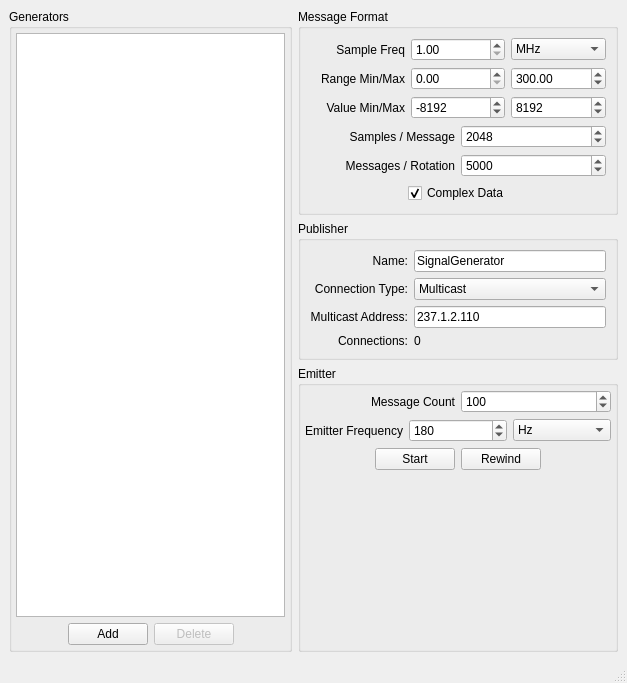
<ui version="4.0" >
 <class>MainWindow</class>
 <widget class="QMainWindow" name="MainWindow" >
  <property name="geometry" >
   <rect>
    <x>0</x>
    <y>0</y>
    <width>627</width>
    <height>683</height>
   </rect>
  </property>
  <property name="windowTitle" >
   <string>MainWindow</string>
  </property>
  <widget class="QWidget" name="centralwidget" >
   <layout class="QHBoxLayout" >
    <item>
     <widget class="QGroupBox" name="groupBox" >
      <property name="sizePolicy" >
       <sizepolicy vsizetype="Preferred" hsizetype="Preferred" >
        <horstretch>1</horstretch>
        <verstretch>1</verstretch>
       </sizepolicy>
      </property>
      <property name="title" >
       <string>Generators</string>
      </property>
      <layout class="QVBoxLayout" >
       <property name="leftMargin" >
        <number>4</number>
       </property>
       <property name="topMargin" >
        <number>4</number>
       </property>
       <property name="rightMargin" >
        <number>4</number>
       </property>
       <property name="bottomMargin" >
        <number>4</number>
       </property>
       <item>
        <widget class="QListView" name="generators_" />
       </item>
       <item>
        <layout class="QHBoxLayout" >
         <item>
          <spacer>
           <property name="orientation" >
            <enum>Qt::Horizontal</enum>
           </property>
           <property name="sizeHint" >
            <size>
             <width>40</width>
             <height>20</height>
            </size>
           </property>
          </spacer>
         </item>
         <item>
          <widget class="QPushButton" name="addGenerator_" >
           <property name="text" >
            <string>Add</string>
           </property>
          </widget>
         </item>
         <item>
          <widget class="QPushButton" name="removeGenerator_" >
           <property name="enabled" >
            <bool>false</bool>
           </property>
           <property name="text" >
            <string>Delete</string>
           </property>
          </widget>
         </item>
         <item>
          <spacer>
           <property name="orientation" >
            <enum>Qt::Horizontal</enum>
           </property>
           <property name="sizeHint" >
            <size>
             <width>40</width>
             <height>20</height>
            </size>
           </property>
          </spacer>
         </item>
        </layout>
       </item>
      </layout>
     </widget>
    </item>
    <item>
     <layout class="QVBoxLayout" >
      <item>
       <widget class="QGroupBox" name="groupBox_2" >
        <property name="sizePolicy" >
         <sizepolicy vsizetype="Preferred" hsizetype="Preferred" >
          <horstretch>0</horstretch>
          <verstretch>0</verstretch>
         </sizepolicy>
        </property>
        <property name="title" >
         <string>Message Format</string>
        </property>
        <layout class="QVBoxLayout" >
         <item>
          <layout class="QHBoxLayout" >
           <item>
            <widget class="QLabel" name="label_3" >
             <property name="text" >
              <string>Sample Freq</string>
             </property>
             <property name="alignment" >
              <set>Qt::AlignRight|Qt::AlignTrailing|Qt::AlignVCenter</set>
             </property>
            </widget>
           </item>
           <item>
            <widget class="QDoubleSpinBox" name="sampleFrequency_" >
          <property name="keyboardTracking" >
           <bool>false</bool>
          </property>
             <property name="minimum" >
              <double>1.000000000000000</double>
             </property>
             <property name="maximum" >
              <double>9999.000000000000000</double>
             </property>
             <property name="value" >
              <double>1.000000000000000</double>
             </property>
            </widget>
           </item>
           <item>
            <widget class="QComboBox" name="sampleFrequencyScale_" >
             <property name="sizePolicy" >
              <sizepolicy vsizetype="Fixed" hsizetype="Preferred" >
               <horstretch>0</horstretch>
               <verstretch>0</verstretch>
              </sizepolicy>
             </property>
             <property name="currentIndex" >
              <number>2</number>
             </property>
             <item>
              <property name="text" >
               <string>Hz</string>
              </property>
             </item>
             <item>
              <property name="text" >
               <string>kHz</string>
              </property>
             </item>
             <item>
              <property name="text" >
               <string>MHz</string>
              </property>
             </item>
             <item>
              <property name="text" >
               <string>GHz</string>
              </property>
             </item>
            </widget>
           </item>
          </layout>
         </item>
         <item>
          <layout class="QHBoxLayout" >
           <item>
            <widget class="QLabel" name="label_8" >
             <property name="text" >
              <string>Range Min/Max</string>
             </property>
             <property name="alignment" >
              <set>Qt::AlignRight|Qt::AlignTrailing|Qt::AlignVCenter</set>
             </property>
            </widget>
           </item>
           <item>
            <widget class="QDoubleSpinBox" name="rangeMin_" >
          <property name="keyboardTracking" >
           <bool>false</bool>
          </property>
             <property name="maximum" >
              <double>1000.000000000000000</double>
             </property>
            </widget>
           </item>
           <item>
            <widget class="QDoubleSpinBox" name="rangeMax_" >
          <property name="keyboardTracking" >
           <bool>false</bool>
          </property>
             <property name="minimum" >
              <double>1.000000000000000</double>
             </property>
             <property name="maximum" >
              <double>1000.000000000000000</double>
             </property>
             <property name="value" >
              <double>300.000000000000000</double>
             </property>
            </widget>
           </item>
          </layout>
         </item>
         <item>
          <layout class="QHBoxLayout" >
           <item>
            <widget class="QLabel" name="label_9" >
             <property name="text" >
              <string>Value Min/Max</string>
             </property>
             <property name="alignment" >
              <set>Qt::AlignRight|Qt::AlignTrailing|Qt::AlignVCenter</set>
             </property>
            </widget>
           </item>
           <item>
            <widget class="QSpinBox" name="valueMin_" >
          <property name="keyboardTracking" >
           <bool>false</bool>
          </property>
             <property name="minimum" >
              <number>-65535</number>
             </property>
             <property name="maximum" >
              <number>65535</number>
             </property>
             <property name="value" >
              <number>-8192</number>
             </property>
            </widget>
           </item>
           <item>
            <widget class="QSpinBox" name="valueMax_" >
          <property name="keyboardTracking" >
           <bool>false</bool>
          </property>
             <property name="minimum" >
              <number>-65535</number>
             </property>
             <property name="maximum" >
              <number>65535</number>
             </property>
             <property name="value" >
              <number>8192</number>
             </property>
            </widget>
           </item>
          </layout>
         </item>
         <item>
          <layout class="QHBoxLayout" >
           <item>
            <widget class="QLabel" name="label_6" >
             <property name="text" >
              <string>Samples / Message</string>
             </property>
             <property name="alignment" >
              <set>Qt::AlignRight|Qt::AlignTrailing|Qt::AlignVCenter</set>
             </property>
            </widget>
           </item>
           <item>
            <widget class="QSpinBox" name="sampleCount_" >
          <property name="keyboardTracking" >
           <bool>false</bool>
          </property>
             <property name="minimum" >
              <number>100</number>
             </property>
             <property name="maximum" >
              <number>10000</number>
             </property>
             <property name="value" >
              <number>2048</number>
             </property>
            </widget>
           </item>
          </layout>
         </item>
         <item>
          <layout class="QHBoxLayout" >
           <item>
            <widget class="QLabel" name="label_7" >
             <property name="text" >
              <string>Messages / Rotation</string>
             </property>
             <property name="alignment" >
              <set>Qt::AlignRight|Qt::AlignTrailing|Qt::AlignVCenter</set>
             </property>
            </widget>
           </item>
           <item>
            <widget class="QSpinBox" name="radialCount_" >
          <property name="keyboardTracking" >
           <bool>false</bool>
          </property>
             <property name="minimum" >
              <number>1</number>
             </property>
             <property name="maximum" >
              <number>10000</number>
             </property>
             <property name="value" >
              <number>5000</number>
             </property>
            </widget>
           </item>
          </layout>
         </item>
         <item>
          <layout class="QHBoxLayout" >
           <item>
            <spacer>
             <property name="orientation" >
              <enum>Qt::Horizontal</enum>
             </property>
             <property name="sizeHint" >
              <size>
               <width>40</width>
               <height>20</height>
              </size>
             </property>
            </spacer>
           </item>
           <item>
            <widget class="QCheckBox" name="doComplex_" >
             <property name="text" >
              <string>Complex Data</string>
             </property>
             <property name="checked" >
              <bool>true</bool>
             </property>
            </widget>
           </item>
           <item>
            <spacer>
             <property name="orientation" >
              <enum>Qt::Horizontal</enum>
             </property>
             <property name="sizeHint" >
              <size>
               <width>40</width>
               <height>20</height>
              </size>
             </property>
            </spacer>
           </item>
          </layout>
         </item>
        </layout>
       </widget>
      </item>
      <item>
       <widget class="QGroupBox" name="emitter_" >
        <property name="title" >
         <string>Publisher</string>
        </property>
        <layout class="QGridLayout" >
         <item row="3" column="0" >
          <widget class="QLabel" name="label_33" >
           <property name="text" >
            <string>Connections:</string>
           </property>
           <property name="alignment" >
            <set>Qt::AlignRight|Qt::AlignTrailing|Qt::AlignVCenter</set>
           </property>
          </widget>
         </item>
         <item row="2" column="0" >
          <widget class="QLabel" name="label_5" >
           <property name="text" >
            <string>Multicast Address:</string>
           </property>
           <property name="alignment" >
            <set>Qt::AlignRight|Qt::AlignTrailing|Qt::AlignVCenter</set>
           </property>
          </widget>
         </item>
         <item row="1" column="0" >
          <widget class="QLabel" name="label_4" >
           <property name="text" >
            <string>Connection Type:</string>
           </property>
           <property name="alignment" >
            <set>Qt::AlignRight|Qt::AlignTrailing|Qt::AlignVCenter</set>
           </property>
          </widget>
         </item>
         <item row="0" column="0" >
          <widget class="QLabel" name="label_2" >
           <property name="sizePolicy" >
            <sizepolicy vsizetype="Preferred" hsizetype="Minimum" >
             <horstretch>0</horstretch>
             <verstretch>0</verstretch>
            </sizepolicy>
           </property>
           <property name="text" >
            <string>Name:</string>
           </property>
           <property name="alignment" >
            <set>Qt::AlignRight|Qt::AlignTrailing|Qt::AlignVCenter</set>
           </property>
          </widget>
         </item>
         <item row="0" column="1" >
          <widget class="QLineEdit" name="name_" >
           <property name="sizePolicy" >
            <sizepolicy vsizetype="Fixed" hsizetype="Preferred" >
             <horstretch>1</horstretch>
             <verstretch>0</verstretch>
            </sizepolicy>
           </property>
           <property name="text" >
            <string>SignalGenerator</string>
           </property>
          </widget>
         </item>
         <item row="3" column="1" >
          <widget class="QLabel" name="connections_" >
           <property name="text" >
            <string>0</string>
           </property>
          </widget>
         </item>
         <item row="2" column="1" >
          <widget class="QLineEdit" name="address_" >
           <property name="sizePolicy" >
            <sizepolicy vsizetype="Fixed" hsizetype="Preferred" >
             <horstretch>1</horstretch>
             <verstretch>0</verstretch>
            </sizepolicy>
           </property>
           <property name="text" >
            <string>237.1.2.110</string>
           </property>
           <property name="maxLength" >
            <number>15</number>
           </property>
          </widget>
         </item>
         <item row="1" column="1" >
          <widget class="QComboBox" name="connectionType_" >
           <property name="sizePolicy" >
            <sizepolicy vsizetype="Fixed" hsizetype="Preferred" >
             <horstretch>1</horstretch>
             <verstretch>0</verstretch>
            </sizepolicy>
           </property>
           <property name="currentIndex" >
            <number>1</number>
           </property>
           <item>
            <property name="text" >
             <string>TCP</string>
            </property>
           </item>
           <item>
            <property name="text" >
             <string>Multicast</string>
            </property>
           </item>
          </widget>
         </item>
        </layout>
       </widget>
      </item>
      <item>
       <widget class="QGroupBox" name="groupBox_3" >
        <property name="title" >
         <string>Emitter</string>
        </property>
        <layout class="QVBoxLayout" >
         <property name="leftMargin" >
          <number>4</number>
         </property>
         <property name="topMargin" >
          <number>4</number>
         </property>
         <property name="rightMargin" >
          <number>4</number>
         </property>
         <property name="bottomMargin" >
          <number>4</number>
         </property>
         <item>
          <layout class="QHBoxLayout" >
           <item>
            <widget class="QLabel" name="label_10" >
             <property name="text" >
              <string>Message Count</string>
             </property>
             <property name="alignment" >
              <set>Qt::AlignRight|Qt::AlignTrailing|Qt::AlignVCenter</set>
             </property>
            </widget>
           </item>
           <item>
            <widget class="QSpinBox" name="messageCount_" >
          <property name="keyboardTracking" >
           <bool>false</bool>
          </property>
             <property name="minimum" >
              <number>1</number>
             </property>
             <property name="maximum" >
              <number>99999</number>
             </property>
             <property name="value" >
              <number>100</number>
             </property>
            </widget>
           </item>
          </layout>
         </item>
         <item>
          <layout class="QHBoxLayout" >
           <item>
            <widget class="QLabel" name="label" >
             <property name="text" >
              <string>Emitter Frequency</string>
             </property>
             <property name="alignment" >
              <set>Qt::AlignRight|Qt::AlignTrailing|Qt::AlignVCenter</set>
             </property>
            </widget>
           </item>
           <item>
            <widget class="QSpinBox" name="emitterFrequency_" >
          <property name="keyboardTracking" >
           <bool>false</bool>
          </property>
             <property name="minimum" >
              <number>1</number>
             </property>
             <property name="maximum" >
              <number>9999</number>
             </property>
             <property name="value" >
              <number>180</number>
             </property>
            </widget>
           </item>
           <item>
            <widget class="QComboBox" name="emitterFrequencyScale_" >
             <property name="sizePolicy" >
              <sizepolicy vsizetype="Fixed" hsizetype="Preferred" >
               <horstretch>0</horstretch>
               <verstretch>0</verstretch>
              </sizepolicy>
             </property>
             <property name="currentIndex" >
              <number>0</number>
             </property>
             <item>
              <property name="text" >
               <string>Hz</string>
              </property>
             </item>
             <item>
              <property name="text" >
               <string>kHz</string>
              </property>
             </item>
             <item>
              <property name="text" >
               <string>MHz</string>
              </property>
             </item>
             <item>
              <property name="text" >
               <string>GHz</string>
              </property>
             </item>
            </widget>
           </item>
          </layout>
         </item>
         <item>
          <layout class="QHBoxLayout" >
           <item>
            <spacer>
             <property name="orientation" >
              <enum>Qt::Horizontal</enum>
             </property>
             <property name="sizeHint" >
              <size>
               <width>40</width>
               <height>20</height>
              </size>
             </property>
            </spacer>
           </item>
           <item>
            <widget class="QPushButton" name="startStop_" >
             <property name="sizePolicy" >
              <sizepolicy vsizetype="Fixed" hsizetype="Minimum" >
               <horstretch>0</horstretch>
               <verstretch>0</verstretch>
              </sizepolicy>
             </property>
             <property name="text" >
              <string>Start</string>
             </property>
            </widget>
           </item>
           <item>
            <widget class="QPushButton" name="rewind_" >
             <property name="text" >
              <string>Rewind</string>
             </property>
             <property name="shortcut" >
              <string/>
             </property>
            </widget>
           </item>
           <item>
            <spacer>
             <property name="orientation" >
              <enum>Qt::Horizontal</enum>
             </property>
             <property name="sizeHint" >
              <size>
               <width>40</width>
               <height>20</height>
              </size>
             </property>
            </spacer>
           </item>
          </layout>
         </item>
         <item>
          <spacer>
           <property name="orientation" >
            <enum>Qt::Vertical</enum>
           </property>
           <property name="sizeHint" >
            <size>
             <width>306</width>
             <height>16</height>
            </size>
           </property>
          </spacer>
         </item>
        </layout>
       </widget>
      </item>
     </layout>
    </item>
   </layout>
  </widget>
  <widget class="QMenuBar" name="menubar" >
   <property name="geometry" >
    <rect>
     <x>0</x>
     <y>0</y>
     <width>627</width>
     <height>22</height>
    </rect>
   </property>
  </widget>
  <widget class="QStatusBar" name="statusbar" />
 </widget>
 <resources/>
 <connections/>
</ui>
